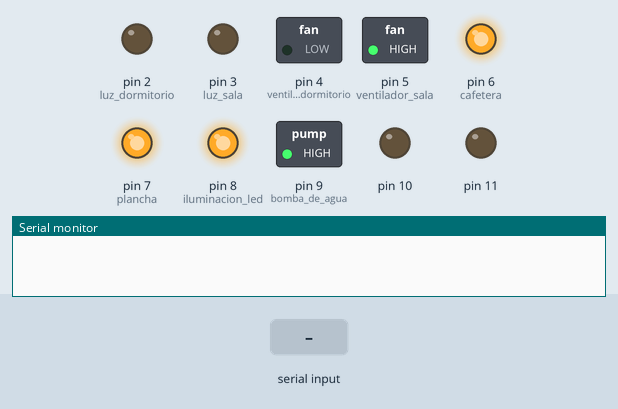
Bench run of a sketch on a simulated Arduino Uno, built with avr-gcc and run on an emulated ATmega328P. On the bench: switched loads named in the sketch (green lamp = pin HIGH), output pins drawn as LEDs (lit = HIGH), the last lines printed to the serial monitor. The test bench sets the inputs (shaded band).

Above: at 1.2 s.
1.3 s: "luz_dormitorio" received over Serial
At 2.5 s:
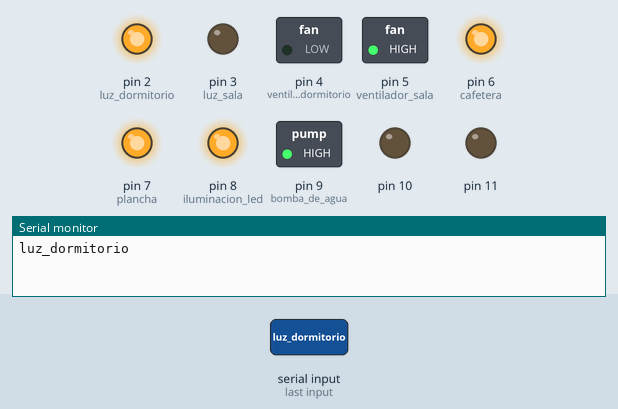
2.8 s: "luz_sala" received over Serial
At 3.4 s:
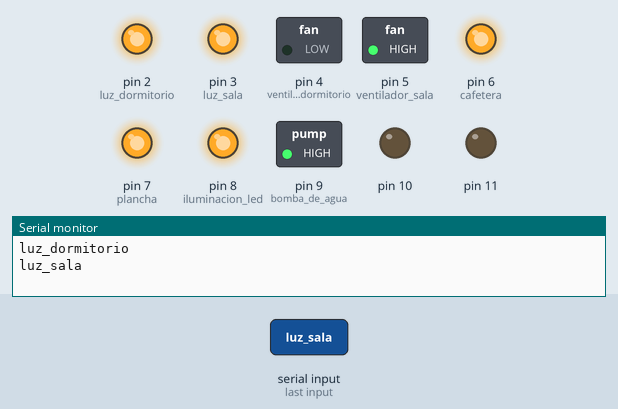
4.3 s: "ventilador_sala" received over Serial
At 4.8 s:
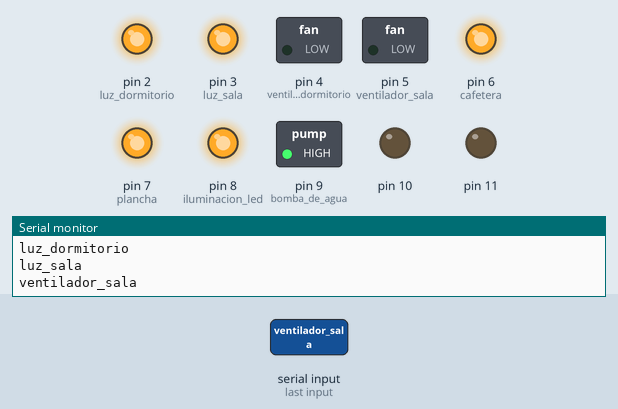
5.8 s: "cafetera" received over Serial
At 6.9 s:
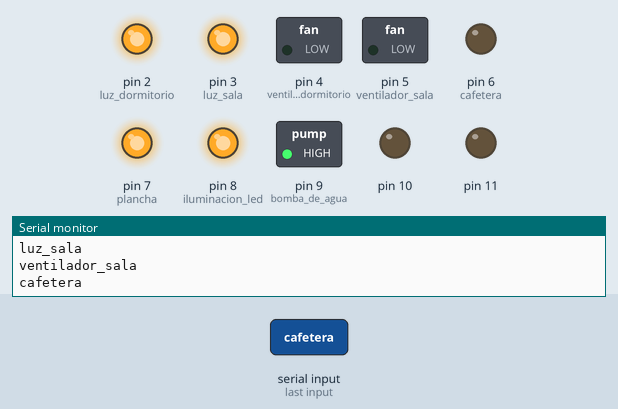
7.3 s: "plancha" received over Serial
At 8.0 s:
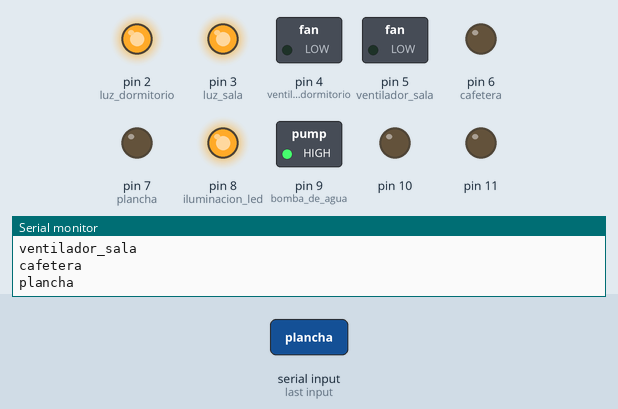
8.8 s: "iluminacion_led" received over Serial
At 9.5 s:
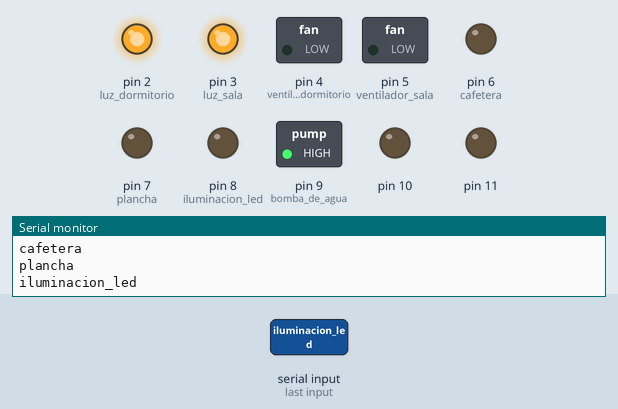
Timing chart, 0 to 11.3 s (numbered marks = the images above; inputs shaded):
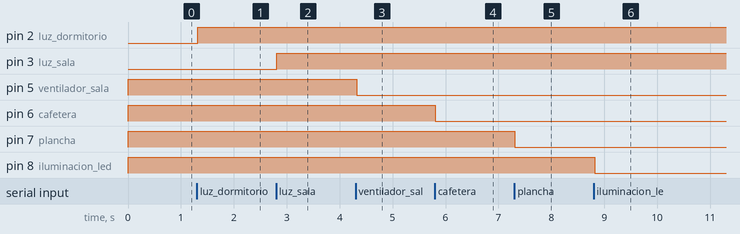

The sketch:

casa_domotica.ino
```cpp
//declaración de variables
String cadena;
int luz_dormitorio = 2;
int luz_sala = 3;
int ventilador_dormitorio = 4;
int ventilador_sala = 5;
int cafetera = 6;
int plancha = 7;
int iluminacion_led = 8;
int bomba_de_agua = 9;

int ledstatus1 = 0;
int ledstatus2 = 0;
int ledstatus3 = 0;
int ledstatus4 = 0;
int ledstatus5 = 0;
int ledstatus6 = 0;
int ledstatus7 = 0;
int ledstatus8 = 0;
int ledstatus9 = 0;
void setup () {
    Serial.begin(9600);// setea la velocidad del puerto serie a 9600
    //pin 2 y 3 como salidas
 pinMode(2,OUTPUT);
 pinMode(3,OUTPUT);
 pinMode(4,OUTPUT);
 pinMode(5,OUTPUT);
 pinMode(6,OUTPUT);
 pinMode(7,OUTPUT);
 pinMode(8,OUTPUT);
 pinMode(9,OUTPUT);
 pinMode(10,OUTPUT);
 pinMode(11,OUTPUT);
 digitalWrite(5,HIGH);
 digitalWrite(6,HIGH);
 digitalWrite(7,HIGH);
 digitalWrite(8,HIGH);
  digitalWrite(9,HIGH);

}

void loop () {
  //lee las cadenas de caracteres que ingresan al puerto serie
  if (Serial.available())  {
    cadena = String("");
    while (Serial.available()) {
      cadena = cadena + char(Serial.read());//Lee caracter por caracter y concatena a la variable cadena
      delay(1);

    }
    //Lee el estados de los pines 2 y 3 y se los asignas a las variables ledstatus 1 y ledstatus2
    ledstatus1 = digitalRead(luz_dormitorio);
    ledstatus2 = digitalRead(luz_sala);
    ledstatus3 = digitalRead(ventilador_dormitorio);
    ledstatus4 = digitalRead(ventilador_sala);
     ledstatus5 = digitalRead(cafetera);
    ledstatus6 = digitalRead(plancha);
    ledstatus7 = digitalRead(iluminacion_led);
    ledstatus8 = digitalRead(bomba_de_agua);

    Serial.println(cadena);//Muestra en el terminal serial la cadena obtenida

    //Pin 2
    if (cadena == "luz_dormitorio") {//compara el valor de la cadena obetinada
    if(ledstatus1==LOW){// si el valor en bajo enciende el pin 2
    digitalWrite(luz_dormitorio, HIGH);
    }
    if(ledstatus1==HIGH){// de lo contrario lo apaga
    digitalWrite(luz_dormitorio, LOW);
    }
    }
    //pin3
   if (cadena == "luz_sala") {//compara el valor de la cadena obetinada
    if(ledstatus2==LOW){// si el valor en bajo enciende el pin 3
    digitalWrite(luz_sala, HIGH);
    }
    if(ledstatus2==HIGH){// de lo contrario lo apaga
    digitalWrite(luz_sala, LOW);
    }
   }
    //Pin 2
    if (cadena == "ventilador_dormitorio") {//compara el valor de la cadena obetinada
    if(ledstatus3==LOW){// si el valor en bajo enciende el pin 2
    digitalWrite(ventilador_dormitorio, HIGH);
    }
    if(ledstatus3==HIGH){// de lo contrario lo apaga
    digitalWrite(ventilador_dormitorio, LOW);
    }
    }
    //pin3
   if (cadena == "ventilador_sala") {//compara el valor de la cadena obetinada
    if(ledstatus4==LOW){// si el valor en bajo enciende el pin 3
    digitalWrite(ventilador_sala, HIGH);
    }
    if(ledstatus4==HIGH){// de lo contrario lo apaga
    digitalWrite(ventilador_sala, LOW);
    }
   }
      //Pin 2
    if (cadena == "cafetera") {//compara el valor de la cadena obetinada
    if(ledstatus5==LOW){// si el valor en bajo enciende el pin 2
    digitalWrite(cafetera, HIGH);
    }
    if(ledstatus5==HIGH){// de lo contrario lo apaga
    digitalWrite(cafetera, LOW);
    }
    }
    //pin3
   if (cadena == "plancha") {//compara el valor de la cadena obetinada
    if(ledstatus6==LOW){// si el valor en bajo enciende el pin 3
    digitalWrite(plancha, HIGH);
    }
    if(ledstatus6==HIGH){// de lo contrario lo apaga
    digitalWrite(plancha, LOW);
    }
   }
    //Pin 2
    if (cadena == "iluminacion_led") {//compara el valor de la cadena obetinada
    if(ledstatus7==LOW){// si el valor en bajo enciende el pin 2
    digitalWrite(iluminacion_led, HIGH);
    }
    if(ledstatus7==HIGH){// de lo contrario lo apaga
    digitalWrite(iluminacion_led, LOW);
    }
    }
    //pin3
   if (cadena == "bomba_de_agua") {//compara el valor de la cadena obetinada
    if(ledstatus8==LOW){// si el valor en bajo enciende el pin 3
    digitalWrite(bomba_de_agua, HIGH);
    }
    if(ledstatus8==HIGH){// de lo contrario lo apaga
    digitalWrite(bomba_de_agua, LOW);
    }
   }

  }
}
```

Measured:
- after the input at 1.3 s, pin 2 (luz_dormitorio): LOW → HIGH at once
- after the input at 2.8 s, pin 3 (luz_sala): LOW → HIGH at once
- after the input at 4.3 s, pin 5 (ventilador_sala): HIGH → LOW at once
- after the input at 5.8 s, pin 6 (cafetera): HIGH → LOW at once
- after the input at 7.3 s, pin 7 (plancha): HIGH → LOW at once
- after the input at 8.8 s, pin 8 (iluminacion_led): HIGH → LOW at once
